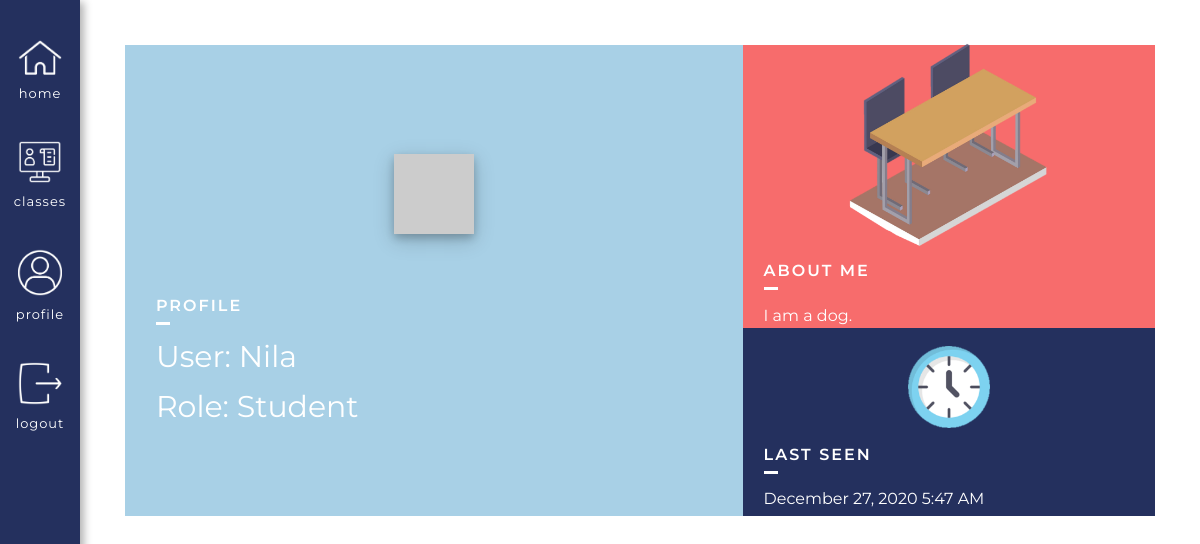
Before: /user/Nila (signed in) with the older database file.
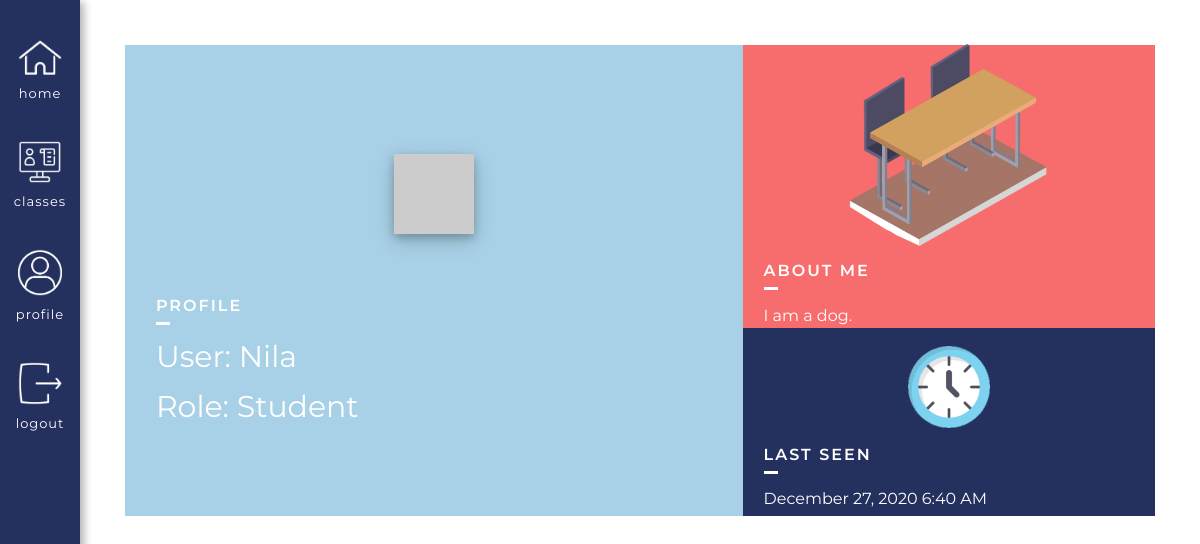
After: the same page with the newer database file.
### app/models.py (models this page shows, shortened)
class User(UserMixin, db.Model):
    id = db.Column(db.Integer, primary_key=True)
    username = db.Column(db.String(64), index=True, unique=True) # adding columns to the database
    email = db.Column(db.String(120), index=True, unique=True)
    password_hash = db.Column(db.String(128))
    role = db.Column(db.Integer, index=False, unique=False) # 0 is Teacher, 1 is Student
    about_me = db.Column(db.String(140))
    last_seen = db.Column(db.DateTime, default=datetime.utcnow)
    posts = db.relationship('Post', backref='author', lazy='dynamic') # First part is calling it from the Post model, secret field is the backref (author)
    reactions = db.relationship('Reactions', backref='reactor', lazy='dynamic') # This will show all the reactions that this user has made
    teaches = db.relationship('Courses', backref='teacher', lazy='dynamic') # This will show all the courses that the user teaches
    signups = db.relationship('Signups', backref='student', lazy='dynamic') # This will show all of the signups of that user
    def avatar(self, size):
        digest = md5(self.email.lower().encode('utf-8')).hexdigest()
        return 'https://www.gravatar.com/avatar/{}?d=identicon&s={}'.format(digest, size)

### app/routes.py (the view)
@app.route('/user/<username>') # User profile page
@login_required
def user(username):
    user = User.query.filter_by(username=username).first_or_404()
    posts = [
        {'author': user, 'body': 'Test post #1'},
        {'author': user, 'body': 'Test post #2'}
    ]
    return render_template('user.html', user=user, posts=posts, title=username)

### app/models.py (called while the page is built)
@login.user_loader
def load_user(id):
        return User.query.get(int(id))

### app/routes.py (called while the page is built)
@app.before_request # This function will be executed right before the view function
def before_request():
    if current_user.is_authenticated: # Checks whether the current user is logged in
        current_user.last_seen = datetime.utcnow() # Sets the last seen to the date using the UTC time zone
        db.session.commit() # Don't need to do db.session.add() because the user is already in the database (using a current_user)

### app/templates/user.html (shortened to what this page needs)
{% extends "base.html" %}
{% block head %}
    <link rel="stylesheet" href="{{ url_for('static', filename='css/user.css') }}">
{% endblock %}
{% block content %}
<div class = "userBox">
    <div class = "userImage">
        <img src="{{ user.avatar(380) }}">
        <div class = "usernameBox">
            <div class = "titleHolder">
                <h2>Profile</h2>
            </div>
            <div class = "usernameInside">
                <div class = "userInsideAgain">
                    <h1>User: {{ user.username }}</h1>
                    {% if user.role == 0 %}
                        <h1>Role: Teacher</h1>
                    {% else %}
                        <h1>Role: Student</h1>
                    {% endif %}
                </div>
            </div>
        </div>
    </div>
    <div class = "userInfo">
        <div class = "about">
            <div class = "aboutImage">
                <img src="{{ url_for('static', filename='images/Table.png' )}}">
            </div>
            <div class = "aboutMeText">
                <div class = "titleHolder aboutTitle">
                    <h2>About Me</h2>
                </div>
                <div class = "aboutActual">
                    {% if user.about_me %}
                        <p> {{ user.about_me }}</p>
                    {% endif %}
                </div>
            </div>
        </div>
        <div class = "lastSeenHolder">
            <div class = "aboutImage timeImage">
                <img src="{{ url_for('static', filename='images/Time.png' )}}">
            </div>
            <div class = "lastSeen">
                {% if user.last_seen %}
                    <div class = "titleHolder aboutTitle">
                        <h2>Last seen</h2>
                    </div>
                    <div class = "aboutActual">
                        <p>{{ moment(user.last_seen).format('LLL') }}</p>
                    </div>
                {% endif %}
            </div>
        </div>
    </div>
</div>
{% endblock %}

Changed rows visible on the page:
changed User "Nila": last_seen "December 27, 2020 5:47 AM" → "December 27, 2020 6:40 AM"
